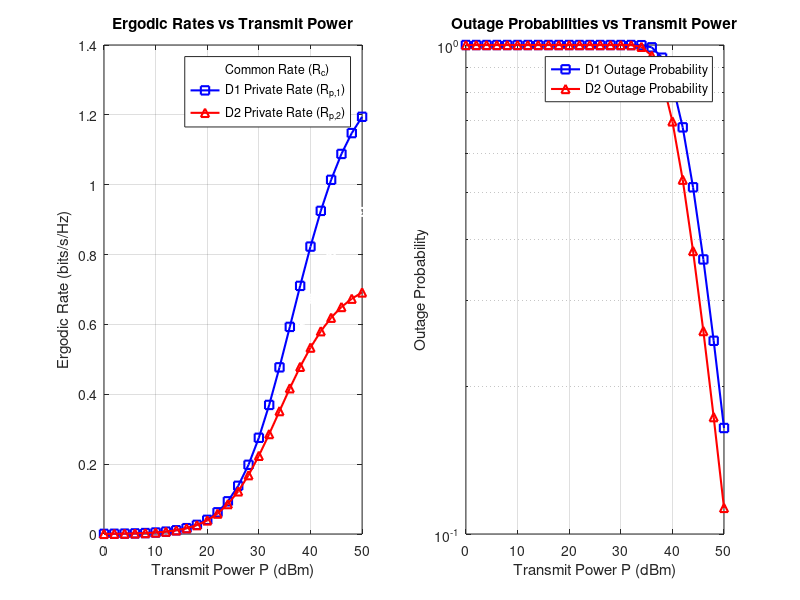

The MATLAB script that drew this image:
clear; clc;

% Simulation Iteraions
N = 1e6;

% Noise Variance
var_n = 1;

% Power Range
P_dBm_range = 0:2:50;
P_num = numel(P_dBm_range);

% Channel Parameters
var_h1 = 1;
var_h2 = 1.5;

h1 = sqrt(var_h1 / 2) * (randn(1,N) + 1i*randn(1,N));
h2 = sqrt(var_h2 / 2) * (randn(1,N) + 1i*randn(1,N));

g1 = abs(h1).^2;
g2 = abs(h2).^2;

% Power Allocation
a_c = 0.5;
a_p1 = 0.3;
a_p2 = 0.2;

% SINR Thresholds
gamma_th_c = 0.9;
gamma_th_p = 0.5;

% Arrays to store results
R_c = zeros(1, P_num);
R_p1 = zeros(1, P_num);
R_p2 = zeros(1, P_num);

P_out1 = zeros(1, P_num);
P_out2 = zeros(1, P_num);

for i = 1:P_num
    P = (1/1000) * 10^(P_dBm_range(i) / 10);
    
    % SINR for D1
    gamma_c1 = (a_c * P .* g1) ./ ((a_p1 + a_p2) * P .* g1 + var_n);
    gamma_p1 = (a_p1 * P .* g1) ./ (a_p2 * P .* g1 + var_n);

    % SINR for D2
    gamma_c2 = (a_c * P .* g2) ./ ((a_p1 + a_p2) * P .* g2 + var_n);
    gamma_p2 = (a_p2 * P .* g2) ./ (a_p1 * P .* g2 + var_n);
    
    % Rates Calculation
    R_c(i) = mean(log2(1 + min(gamma_c1, gamma_c2)));
    R_p1(i) = mean(log2(1 + gamma_p1));
    R_p2(i) = mean(log2(1 + gamma_p2));

    % Outage Probabilty Calculation
    outage_D1 = (gamma_c1 < gamma_th_c) | (gamma_p1 < gamma_th_p);
    outage_D2 = (gamma_c2 < gamma_th_c) | (gamma_p2 < gamma_th_p);

    P_out1(i) = mean(outage_D1);
    P_out2(i) = mean(outage_D2);
end


f_2 = figure;

% Plot 1: Ergodic Rates
subplot(1, 2, 1);
plot(P_dBm_range, R_c, 'w-o', 'LineWidth', 1.5, 'MarkerSize', 6); hold on;
plot(P_dBm_range, R_p1, 'b-s', 'LineWidth', 1.5, 'MarkerSize', 6);
plot(P_dBm_range, R_p2, 'r-^', 'LineWidth', 1.5, 'MarkerSize', 6);
title('Ergodic Rates vs Transmit Power');
xlabel('Transmit Power P (dBm)');
ylabel('Ergodic Rate (bits/s/Hz)');
grid on;
legend('Common Rate (R_c)', 'D1 Private Rate (R_{p,1})', 'D2 Private Rate (R_{p,2})', 'Location', 'best');

% Plot 2: Outage Probabilities
subplot(1, 2, 2);
semilogy(P_dBm_range, P_out1, 'b-s', 'LineWidth', 1.5, 'MarkerSize', 6); hold on;
semilogy(P_dBm_range, P_out2, 'r-^', 'LineWidth', 1.5, 'MarkerSize', 6);
title('Outage Probabilities vs Transmit Power');
xlabel('Transmit Power P (dBm)');
ylabel('Outage Probability');
grid on;
legend('D1 Outage Probability', 'D2 Outage Probability', 'Location', 'best');

saveas(f_2, 'Q2.fig');
